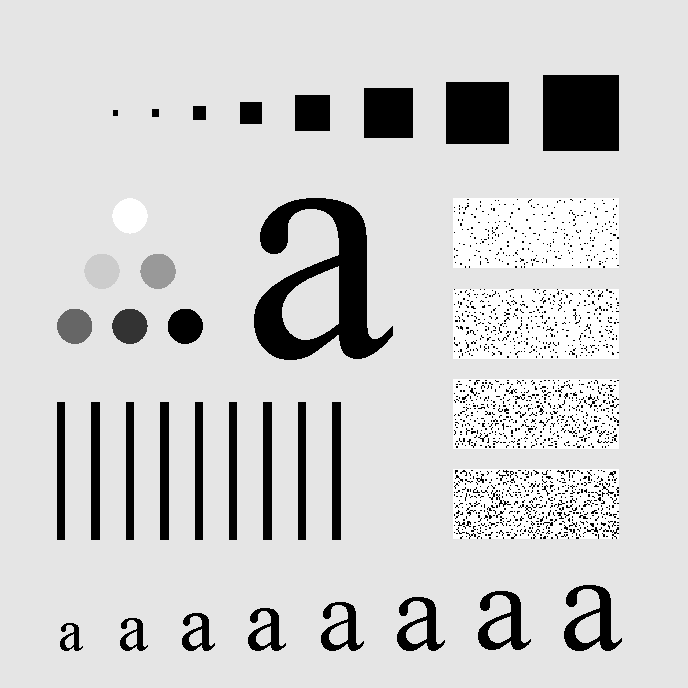
#> input picture img5.tif, 688 x 688 px
$ jupyter execute '4(c)_.ipynb'
#> lines starting #> are read from the running program, lines starting #| are printed output that depends on the picture; after the words box and inside, x2 and y2 are one past the last pixel; in counts of white or black regions, pixels touching at a corner belong together
#> further down, originalImage is the input picture: shape (688, 688); min 0, max 255, mean 207.3
### 4. Take a grayscale image of size 512x512, add some Gaussian noise, and perform the following operations in the frequency domain:

        (c) Perform edge detection on the noisy and clean image using ideal and Gaussian high pass filters.

[cell 1]
import cv2
import numpy as np
import matplotlib.pyplot as plt

### Add Gaussian Noise

[cell 2]
# Mean (“centre”) of the distribution.
# Standard deviation (spread or “width”) of the distribution.

def add_gaussian_noise(image, mean=0, sigma=90):

#> called with mean = 0, sigma = 90
    noise = np.random.normal(mean, sigma, image.shape)
    noisy_image = np.clip(image + noise, 0, 255)
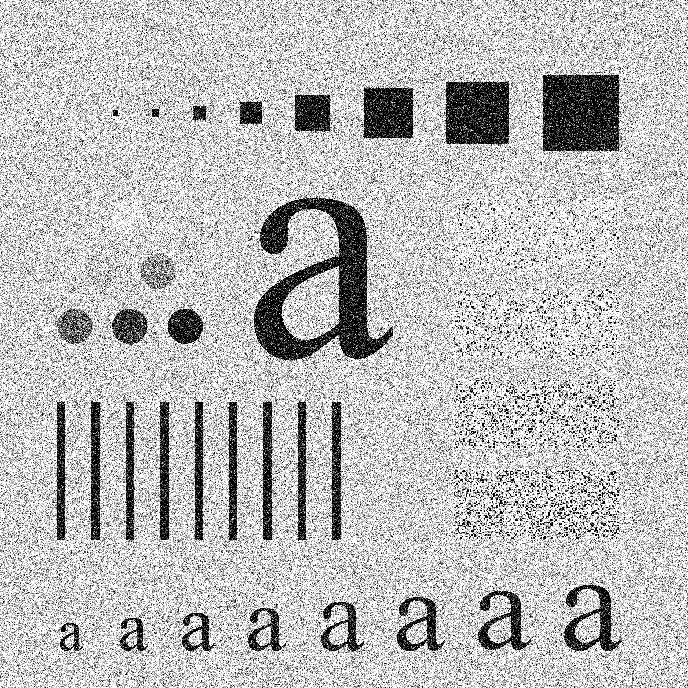
#> noisy_image: shape (688, 688) float64; min 0, max 255, mean 188.5

    return noisy_image.astype(np.uint8)

### DFT

[cell 3]
def applyDFT(image):

    fftImage = np.fft.fftshift(np.fft.fft2(image))

    return fftImage

### IDFT

[cell 4]
def applyIDFT(image):

    idftImage = np.fft.ifft2(np.fft.ifftshift(image)).real

    return idftImage

### Ideal HighPass Filter

[cell 5]
def applyIdealHighPassFilter(image, cutOffFrequency):

#> called with image = array of shape (688, 688), cutOffFrequency = 25
    height, width = image.shape
#> height = 688; width = 688
    idealFilter = np.zeros(image.shape, dtype=np.float32)

    for u in range(height):
        for v in range(width):
            D = np.sqrt((u - height/2)**2 + (v - width/2)**2)
            if (D > cutOffFrequency):
                idealFilter[u, v] = 1
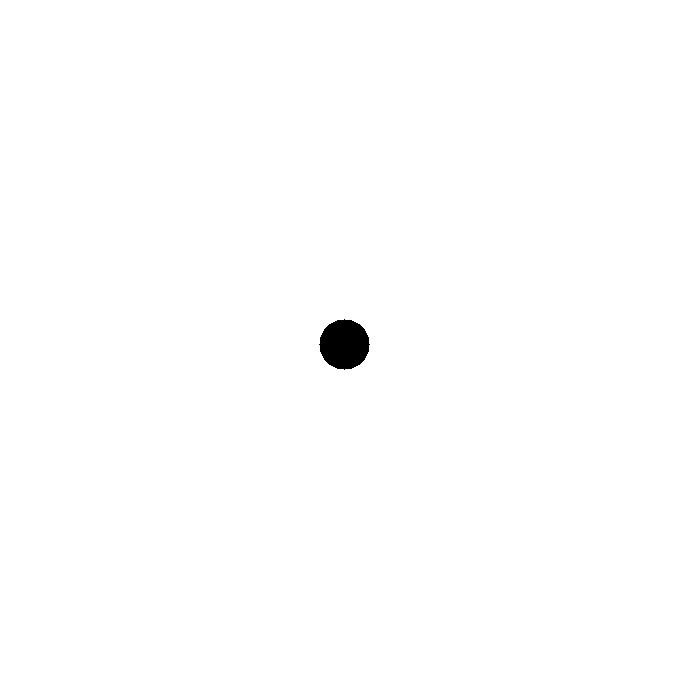
#> idealFilter: shape (688, 688) float32; values 0 (black) and 1 (white), 99.6% white; 1 black region, box (x1, y1, x2, y2) and area: (319, 319, 370, 370) 1961
#> in applyIDFT, `idftImage = np.fft.ifft2(np.fft.ifftshift(image)).real`:
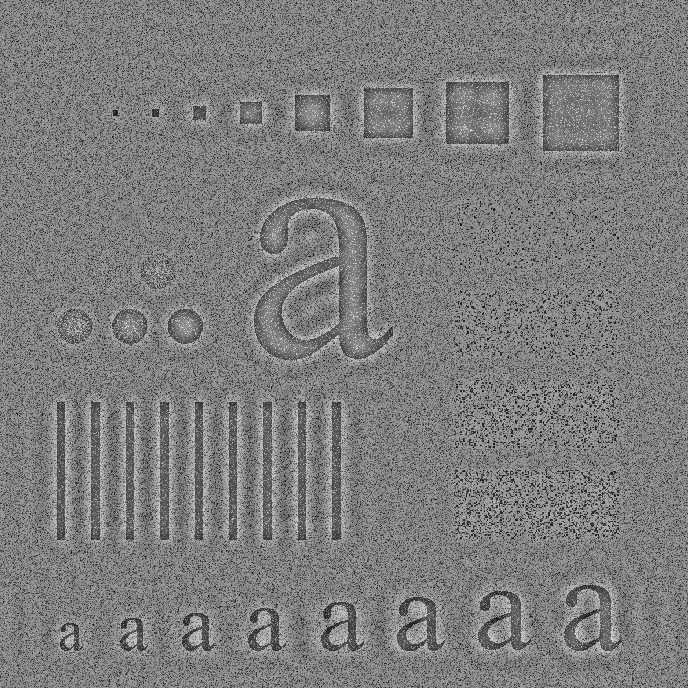
#> idftImage: shape (688, 688) float64; min -253.4, max 260.5, mean 0; drawn with min black and max white

    filteredImage = image * idealFilter

    return filteredImage

### Gaussian HighPass Filter

[cell 6]
def applyGaussianHighPassFilter(image, D0):     # D0 is the cut-off frequency

#> called with image = array of shape (688, 688), D0 = 25
    height, width = image.shape
#> height = 688; width = 688
    gaussianFilter = np.zeros(image.shape, dtype=np.float32)

    for u in range(height):
        for v in range(width):
            D = np.sqrt((u - height/2)**2 + (v - width/2)**2)
            gaussianFilter[u, v] = 1 - np.exp(-(D**2) / (2 * (D0**2)))

    filteredImage = image * gaussianFilter

    return filteredImage

[cell 7]
originalImage = cv2.imread("img5.tif", cv2.IMREAD_GRAYSCALE)

[cell 8]
plt.figure(figsize=(16, 12))


# Original Image
plt.subplot(2, 2, 1)
plt.imshow(originalImage, cmap='gray')
plt.title("Original Image")
plt.axis('off')
plt.tight_layout()


# Adding Gaussian Noise
noisyImage = add_gaussian_noise(originalImage)
plt.subplot(2, 2, 2)
plt.imshow(noisyImage, cmap='gray')
plt.title("Noisy Image")
plt.axis('off')
plt.tight_layout()

# Applying DFT
dftImage = applyDFT(noisyImage)


# Ideal High Pass Filter
cutOffFrequency = 25
idealHighPassFilteredImage = applyIdealHighPassFilter(dftImage, cutOffFrequency)
idealHighPassFilteredImage = applyIDFT(idealHighPassFilteredImage)
plt.subplot(2, 2, 3)
plt.imshow(idealHighPassFilteredImage, cmap='gray')
plt.title("Ideal High Pass Filtered Image")
plt.axis('off')
plt.tight_layout()

# Gaussian High Pass Filter
D0 = 25
gaussianHighPassFilteredImage = applyGaussianHighPassFilter(dftImage, D0)
gaussianHighPassFilteredImage = applyIDFT(gaussianHighPassFilteredImage)
plt.subplot(2, 2, 4)
plt.imshow(gaussianHighPassFilteredImage, cmap='gray')
plt.title("Gaussian High Pass Filtered Image")
plt.axis('off')
plt.tight_layout()
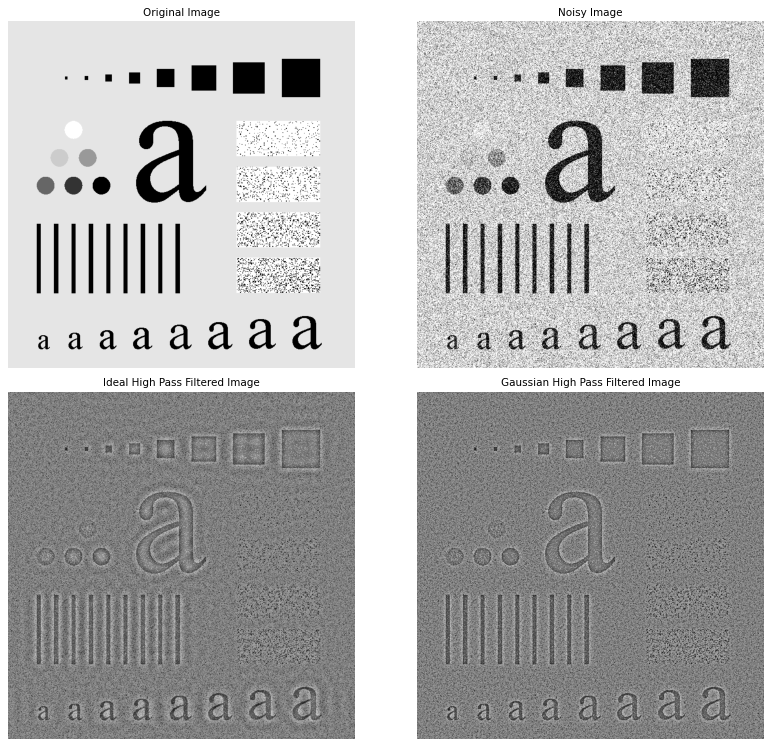
#> figure drawn by matplotlib, 4 panels

$ run again, with img3.tif copied over img5.tif
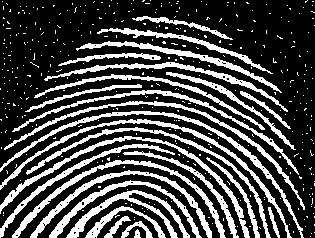
#> input picture img3.tif, 315 x 238 px
#> originalImage: shape (238, 315); 28.5% white; 414 white regions (387 under 20 px), largest, box (x1, y1, x2, y2) and area: (0, 111, 304, 238) 1388, (0, 136, 250, 238) 1372, (0, 119, 292, 238) 1337
#> after the loop in applyGaussianHighPassFilter, `for u in range(height):`:
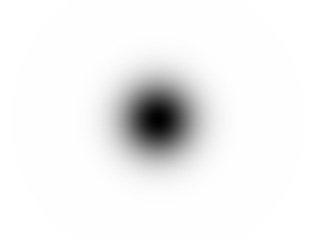
#> gaussianFilter: shape (238, 315) float32; min 0.0002, max 1, mean 0.948
#> in applyIDFT (call 2), `idftImage = np.fft.ifft2(np.fft.ifftshift(image)).real`:
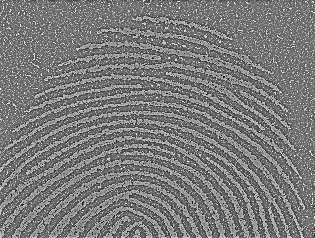
#> idftImage: shape (238, 315) float64; min -207.8, max 225.8, mean 0; drawn with min black and max white
